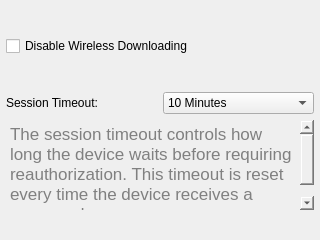
<?xml version="1.0" encoding="UTF-8"?>
<ui version="4.0">
 <class>KissIdeSettingsWidget</class>
 <widget class="QWidget" name="KissIdeSettingsWidget">
  <property name="geometry">
   <rect>
    <x>0</x>
    <y>0</y>
    <width>320</width>
    <height>240</height>
   </rect>
  </property>
  <property name="windowTitle">
   <string>Form</string>
  </property>
  <layout class="QVBoxLayout" name="verticalLayout">
   <property name="leftMargin">
    <number>6</number>
   </property>
   <property name="topMargin">
    <number>6</number>
   </property>
   <property name="rightMargin">
    <number>6</number>
   </property>
   <property name="bottomMargin">
    <number>0</number>
   </property>
   <item>
    <spacer name="verticalSpacer_3">
     <property name="orientation">
      <enum>Qt::Vertical</enum>
     </property>
     <property name="sizeHint" stdset="0">
      <size>
       <width>20</width>
       <height>40</height>
      </size>
     </property>
    </spacer>
   </item>
   <item>
    <widget class="QCheckBox" name="disableWirelessDownloading">
     <property name="text">
      <string>Disable Wireless Downloading</string>
     </property>
    </widget>
   </item>
   <item>
    <spacer name="verticalSpacer_2">
     <property name="orientation">
      <enum>Qt::Vertical</enum>
     </property>
     <property name="sizeHint" stdset="0">
      <size>
       <width>20</width>
       <height>40</height>
      </size>
     </property>
    </spacer>
   </item>
   <item>
    <layout class="QHBoxLayout" name="horizontalLayout">
     <item>
      <widget class="QLabel" name="label">
       <property name="text">
        <string>Session Timeout:</string>
       </property>
      </widget>
     </item>
     <item>
      <widget class="QComboBox" name="sessionTimeout">
       <property name="currentIndex">
        <number>2</number>
       </property>
       <item>
        <property name="text">
         <string>1 Minute</string>
        </property>
       </item>
       <item>
        <property name="text">
         <string>5 Minutes</string>
        </property>
       </item>
       <item>
        <property name="text">
         <string>10 Minutes</string>
        </property>
       </item>
       <item>
        <property name="text">
         <string>30 Minutes</string>
        </property>
       </item>
       <item>
        <property name="text">
         <string>1 Hour</string>
        </property>
       </item>
      </widget>
     </item>
    </layout>
   </item>
   <item>
    <widget class="QTextBrowser" name="sessionExplanation">
     <property name="sizePolicy">
      <sizepolicy hsizetype="Expanding" vsizetype="MinimumExpanding">
       <horstretch>0</horstretch>
       <verstretch>0</verstretch>
      </sizepolicy>
     </property>
     <property name="maximumSize">
      <size>
       <width>16777215</width>
       <height>90</height>
      </size>
     </property>
     <property name="font">
      <font>
       <pointsize>11</pointsize>
      </font>
     </property>
     <property name="styleSheet">
      <string notr="true">background-color: rgba(255, 255, 255, 0);</string>
     </property>
     <property name="frameShape">
      <enum>QFrame::Panel</enum>
     </property>
     <property name="lineWidth">
      <number>0</number>
     </property>
     <property name="html">
      <string>&lt;!DOCTYPE HTML PUBLIC &quot;-//W3C//DTD HTML 4.0//EN&quot; &quot;http://www.w3.org/TR/REC-html40/strict.dtd&quot;&gt;
&lt;html&gt;&lt;head&gt;&lt;meta name=&quot;qrichtext&quot; content=&quot;1&quot; /&gt;&lt;style type=&quot;text/css&quot;&gt;
p, li { white-space: pre-wrap; }
&lt;/style&gt;&lt;/head&gt;&lt;body style=&quot; font-family:'Lucida Grande'; font-size:11pt; font-weight:400; font-style:normal;&quot;&gt;
&lt;p style=&quot; margin-top:0px; margin-bottom:0px; margin-left:0px; margin-right:0px; -qt-block-indent:0; text-indent:0px;&quot;&gt;&lt;span style=&quot; font-size:13pt; color:#808080;&quot;&gt;The session timeout controls how long the device waits before requiring reauthorization. This timeout is reset every time the device receives a command.&lt;/span&gt;&lt;/p&gt;&lt;/body&gt;&lt;/html&gt;</string>
     </property>
     <property name="textInteractionFlags">
      <set>Qt::NoTextInteraction</set>
     </property>
    </widget>
   </item>
   <item>
    <spacer name="verticalSpacer">
     <property name="orientation">
      <enum>Qt::Vertical</enum>
     </property>
     <property name="sizeHint" stdset="0">
      <size>
       <width>20</width>
       <height>40</height>
      </size>
     </property>
    </spacer>
   </item>
  </layout>
 </widget>
 <resources/>
 <connections/>
</ui>
